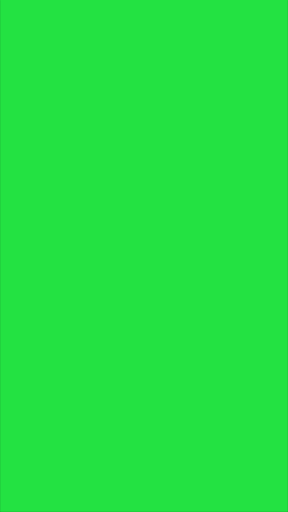

A level layout from a 2D game, rendered from its tile map. Below: a short description, then the map file with its tile-grid data intact:
An orthogonal 9x16 tile map with 32x32 px tiles, 1 tile layer (Tile Layer 1).

<map version="1.4" tiledversion="1.4.3" orientation="orthogonal" renderorder="right-down" width="9" height="16" tilewidth="32" tileheight="32" infinite="0" nextlayerid="2" nextobjectid="1">
 <tileset firstgid="1" source="campaignBackgrounds.tsx" />
 <layer id="1" name="Tile Layer 1" width="9" height="16">
  <data encoding="csv">
31,32,33,34,35,36,37,38,39,
110,111,112,113,114,115,116,117,118,
189,190,191,192,193,194,195,196,197,
268,269,270,271,272,273,274,275,276,
347,348,349,350,351,352,353,354,355,
426,427,428,429,430,431,432,433,434,
505,506,507,508,509,510,511,512,513,
584,585,586,587,588,589,590,591,592,
663,664,665,666,667,668,669,670,671,
742,743,744,745,746,747,748,749,750,
821,822,823,824,825,826,827,828,829,
900,901,902,903,904,905,906,907,908,
979,980,981,982,983,984,985,986,987,
1058,1059,1060,1061,1062,1063,1064,1065,1066,
1137,1138,1139,1140,1141,1142,1143,1144,1145,
1216,1217,1218,1219,1220,1221,1222,1223,1224
</data>
 </layer>
</map>
